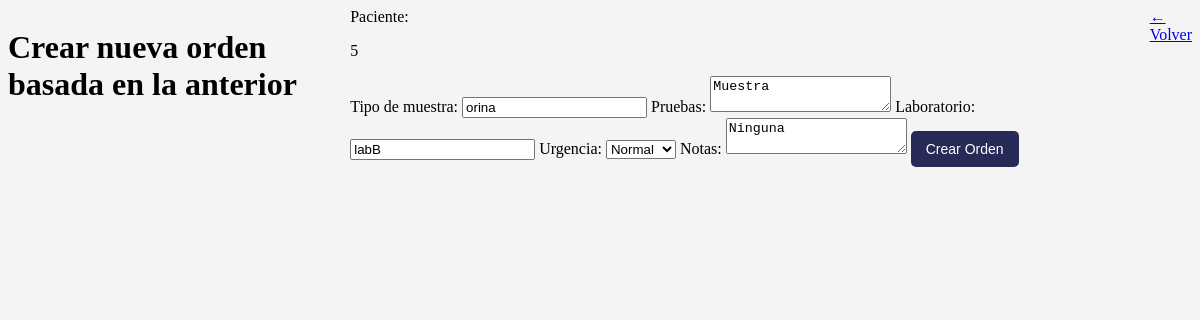
/views/ordenesLab/reordenar.php?id=5, run on the app's committed database.
### tables this page shows
CREATE TABLE `ordenes_laboratorio` (
  `id_orden` int(11) NOT NULL,
  `id_mascota` int(11) NOT NULL,
  `tipo_muestra` varchar(100) DEFAULT NULL,
  `pruebas` text DEFAULT NULL,
  `laboratorio_destino` varchar(100) DEFAULT NULL,
  `urgencia` enum('Normal','Urgente') DEFAULT 'Normal',
  `notas` text DEFAULT NULL,
  `fecha_creacion` datetime DEFAULT current_timestamp()
);

### views/ordenesLab/reordenar.php (the view, shortened to what this page needs)
<?php
$conexion = conexion();
$datosOrden = null;
if (isset($_GET['id'])) {
    $id = $_GET['id'];
    $stmt = $conexion->prepare("SELECT * FROM ordenes_laboratorio WHERE id_orden = ?");
    $stmt->execute([$id]);
    $datosOrden = $stmt->fetch(PDO::FETCH_ASSOC);
}
?>
<!DOCTYPE html>
<html lang="es">
<head>
    <link rel="stylesheet" href="../../assets/css/ordenesLab.css">
</head>
<body>
    <h1>Crear nueva orden basada en la anterior</h1>
    <form method="POST" action="ordenesLaboratorio.php">
        <label>Paciente:</label>
        <p><?= $datosOrden['id_mascota'] ?></p>
        <label>Tipo de muestra:</label>
        <input type="text" name="tipoMuestra" value="<?= $datosOrden['tipo_muestra'] ?>">
        <label>Pruebas:</label>
        <textarea name="pruebas"><?= $datosOrden['pruebas'] ?></textarea>
        <label>Laboratorio:</label>
        <input type="text" name="laboratorio" value="<?= $datosOrden['laboratorio_destino'] ?>">
        <label>Urgencia:</label>
        <select name="urgencia">
            <option value="normal" <?= $datosOrden['urgencia'] === "normal" ? "selected" : "" ?>>Normal</option>
        </select>
        <label>Notas:</label>
        <textarea name="notasClinicas"><?= $datosOrden['notas'] ?></textarea>
        <button type="submit">Crear Orden</button>
    </form>
    <a href="ordenesLaboratorio.php">← Volver</a>
</body>
</html>

### assets/css/ordeneslab.css (style rules this page uses)
body { display: flex; flex-direction: row; background: #f4f4f4; min-height: 100vh; }
textarea { resize: vertical; }
button, .btn-volver { padding: 10px 15px; background: #272A57; color: white; border: none; cursor: pointer; border-radius: 5px; font-size: 14px; }

### data on the page
ordenes_laboratorio: id_mascota "5", tipoMuestra "orina", pruebas "Muestra", laboratorio "labB", notasClinicas "Ninguna"
